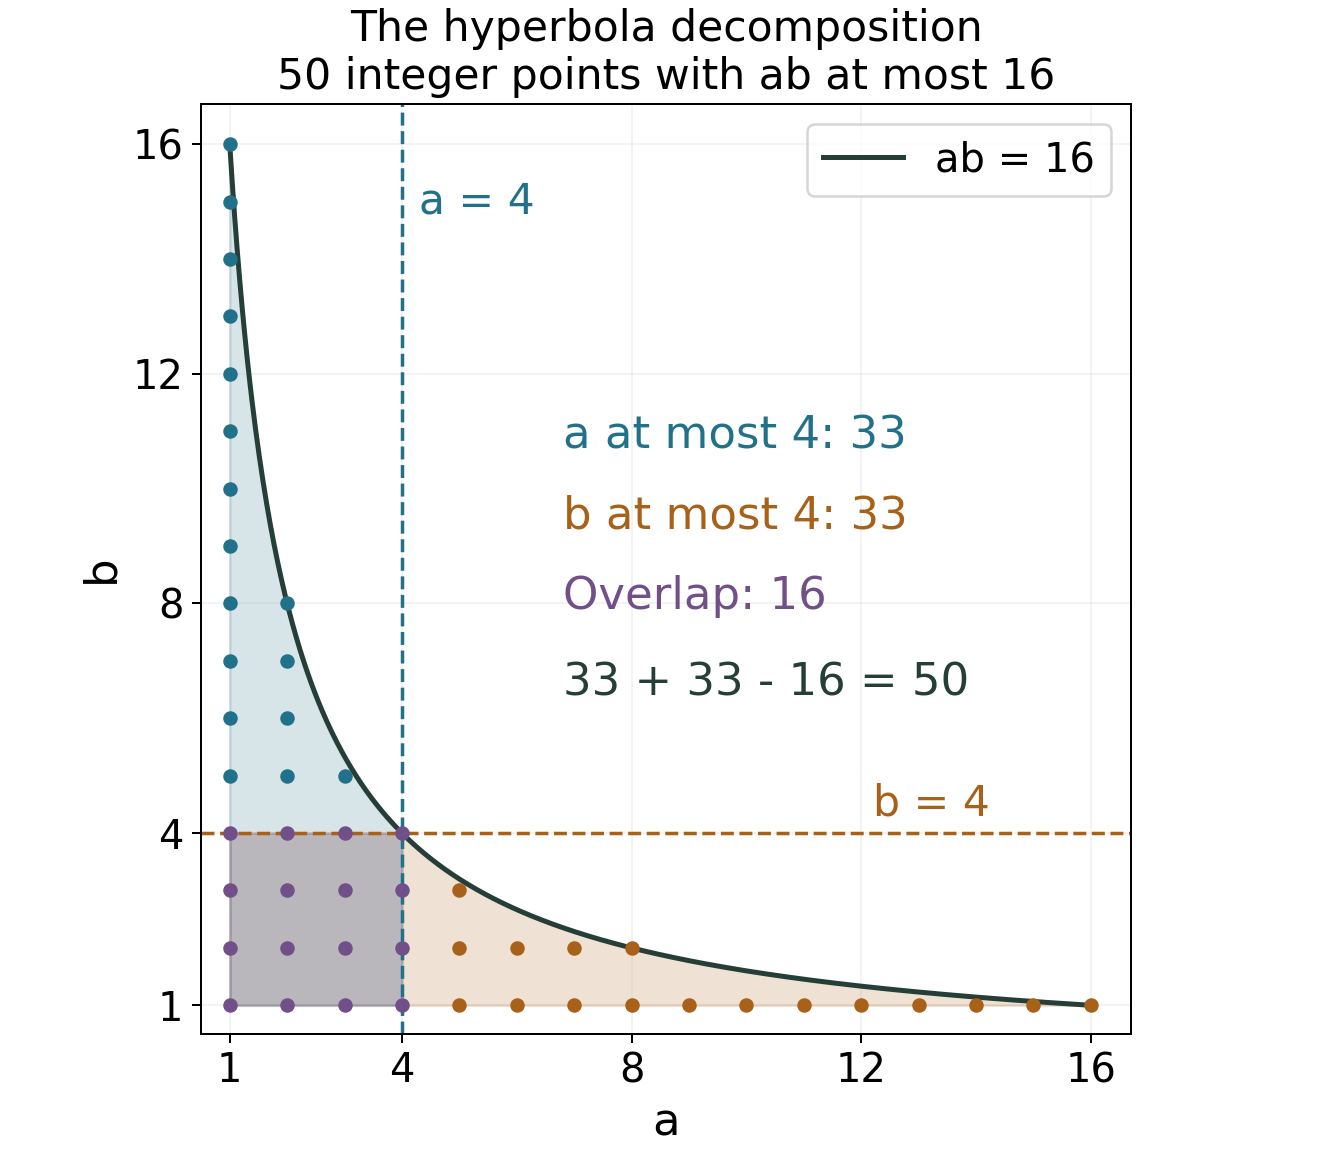

The Python source for this figure:
"""Original illustration of Dirichlet's hyperbola decomposition; CC0 1.0."""
from pathlib import Path
import matplotlib
matplotlib.use('Agg')
import matplotlib.pyplot as plt
import numpy as np

out=Path(__file__).resolve().parent
fig,ax=plt.subplots(figsize=(7.4,6.4),layout='constrained')
blue='#22718a';gold='#a86119';purple='#71508a'
t=np.linspace(1,16,700);curve=16/t
ax.fill_between(t,1,np.minimum(curve,4),color=gold,alpha=.18)
left=np.linspace(1,4,300)
ax.fill_between(left,1,16/left,color=blue,alpha=.18)
ax.fill_between(left,1,4,color=purple,alpha=.18)
counts={'vertical':0,'horizontal':0,'overlap':0,'union':0}
for a in range(1,17):
    for b in range(1,17):
        if a*b<=16:
            counts['union']+=1;counts['vertical']+=a<=4;counts['horizontal']+=b<=4;counts['overlap']+=(a<=4 and b<=4)
            color=purple if a<=4 and b<=4 else blue if a<=4 else gold
            ax.scatter(a,b,c=color,s=23,zorder=4)
assert counts=={'vertical':33,'horizontal':33,'overlap':16,'union':50}
ax.plot(t,curve,color='#263e38',lw=2,label='ab = 16')
ax.axvline(4,color=blue,ls='--',lw=1.4);ax.axhline(4,color=gold,ls='--',lw=1.4)
ax.text(4.3,14.8,'a = 4',color=blue,fontsize=17)
ax.text(12.2,4.3,'b = 4',color=gold,fontsize=17)
ax.text(6.8,10.7,'a at most 4: 33',color=blue,fontsize=18)
ax.text(6.8,9.3,'b at most 4: 33',color=gold,fontsize=18)
ax.text(6.8,7.9,'Overlap: 16',color=purple,fontsize=18)
ax.text(6.8,6.4,'33 + 33 - 16 = 50',fontsize=18,color='#263e38')
ax.set(xlim=(.5,16.7),ylim=(.5,16.7),xlabel='a',ylabel='b')
ax.set_title('The hyperbola decomposition\n50 integer points with ab at most 16',fontsize=17)
ax.tick_params(labelsize=16);ax.xaxis.label.set_size(18);ax.yaxis.label.set_size(18)
ax.set_aspect('equal');ax.set_xticks([1,4,8,12,16]);ax.set_yticks([1,4,8,12,16]);ax.grid(alpha=.15);ax.legend(loc='upper right',fontsize=16)
fig.savefig(out/'hyperbola.png',dpi=180,metadata={'Software':None})
print(counts)
